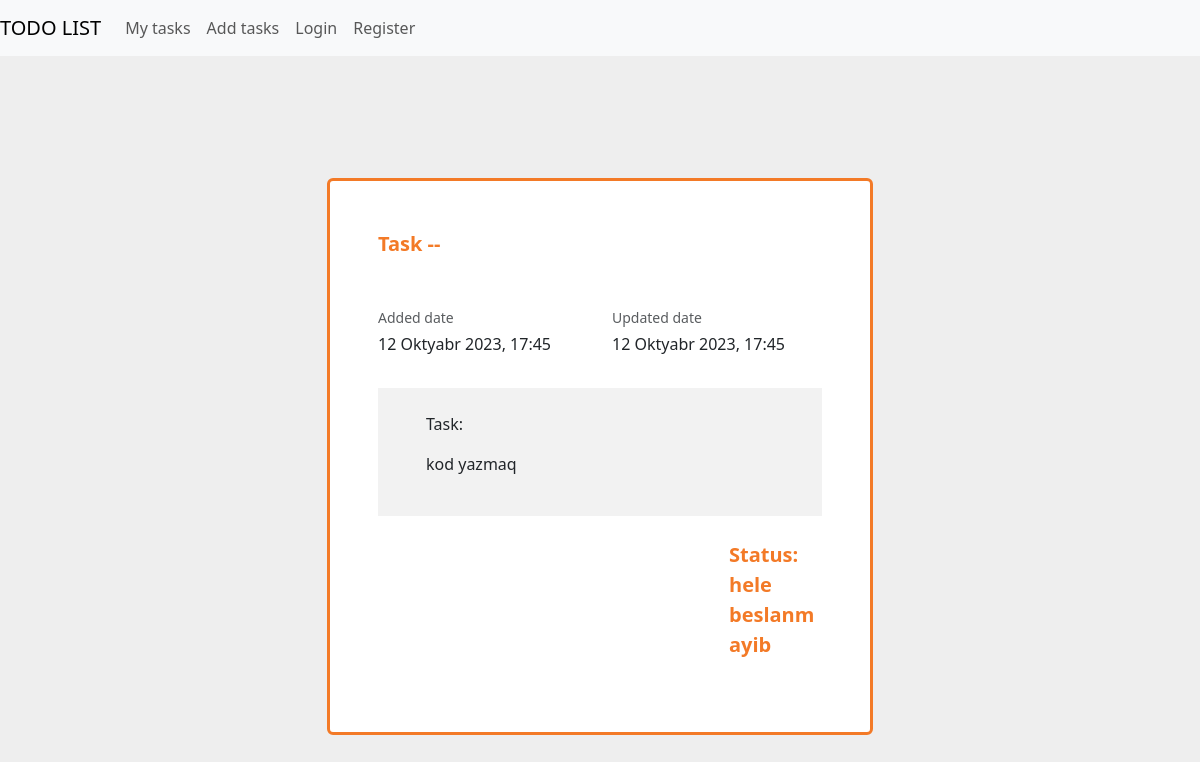
/detail/6/, run on the app's committed database.
### todo/models.py (models this page shows, shortened)
class Todo(models.Model):
    name = models.CharField(max_length=255, verbose_name="Ediləcək iş")
    status = models.CharField(max_length=255, choices=CHOICES, verbose_name="Taskin statusu", null=True, blank=True, default="Hələ başlanmayıb")
    add_date = models.DateTimeField(auto_now_add=True)
    update_date = models.DateTimeField(auto_now=True)
    delete_date = models.DateTimeField(null=True, blank=True)
    active = models.BooleanField(default=True)
    class Meta:
        ordering = ("add_date",)
        verbose_name = "Ediləcək iş"
        verbose_name_plural = "Ediləcək işlər"

### todo/views.py (the view)
# urls.py: path("detail/<int:id>/", detail_view, name="detail"),
def detail_view(request, id):
    my_obj = Todo.objects.get(id=id)
    context = {
        "myobj": my_obj
    }
    return render(request, "detail.html", context)

### templates/detail.html (shortened to what this page needs)
<!DOCTYPE html>
<html lang="en">
<head>
    <link
      href="https://cdn.jsdelivr.net/npm/bootstrap@5.3.2/dist/css/bootstrap.min.css"
      rel="stylesheet"
    />
</head>
<body>
      <nav class="navbar navbar-expand-lg navbar-light bg-light">
  <a class="navbar-brand" href="#">TODO LIST</a>
  <div class="collapse navbar-collapse" id="navbarNavDropdown">
    <ul class="navbar-nav">
      <li class="nav-item">
        <a class="nav-link" href="#">My tasks</a>
      </li>
      <li class="nav-item">
        <a class="nav-link" href="#">Add tasks</a>
      </li>
      <li class="nav-item">
        <a class="nav-link" href="#">Login</a>
      </li>
      <li class="nav-item">
        <a class="nav-link" href="#">Register</a>
      </li>
    </ul>
  </div>
</nav>
    <section class="h-100 h-custom" style="background-color: #eee;">
  <div class="container py-5 h-100">
    <div class="row d-flex justify-content-center align-items-center h-100">
      <div class="col-lg-8 col-xl-6">
        <div class="card border-top border-bottom border-3" style="border-color: #f37a27 !important;">
          <div class="card-body p-5">
            <p class="lead fw-bold mb-5" style="color: #f37a27;">Task -- </p>
            <div class="row">
              <div class="col mb-3">
                <p class="small text-muted mb-1">Added date</p>
                <p>{{myobj.add_date}}</p>
              </div>
              <div class="col mb-3">
                <p class="small text-muted mb-1">Updated date</p>
                <p>{{myobj.update_date}}</p>
              </div>
            </div>
            <div class="mx-n5 px-5 py-4" style="background-color: #f2f2f2;">
              <div class="row">
                <div class="col-md-12 col-lg-12">
                  <p>Task:
                    <br>
                    <p>{{myobj.name}}</p>
                  </p>
                </div>
              </div>
            </div>
            <div class="row my-4">
              <div class="col-md-4 offset-md-8 col-lg-3 offset-lg-9">
                <p class="lead fw-bold mb-0" style="color: #f37a27;">Status: {{myobj.status}}</p>
              </div>
            </div>
          </div>
        </div>
      </div>
    </div>
  </div>
</section>
</body>
</html>

### templates/detail.html (style rules this page uses)
@media (min-width: 1025px) { .h-custom { height: 100vh !important; } }

### data on the page
Todo: add_date "12 Oktyabr 2023, 17:45", update_date "12 Oktyabr 2023, 17:45", name "kod yazmaq", status "hele beslanmayib"
